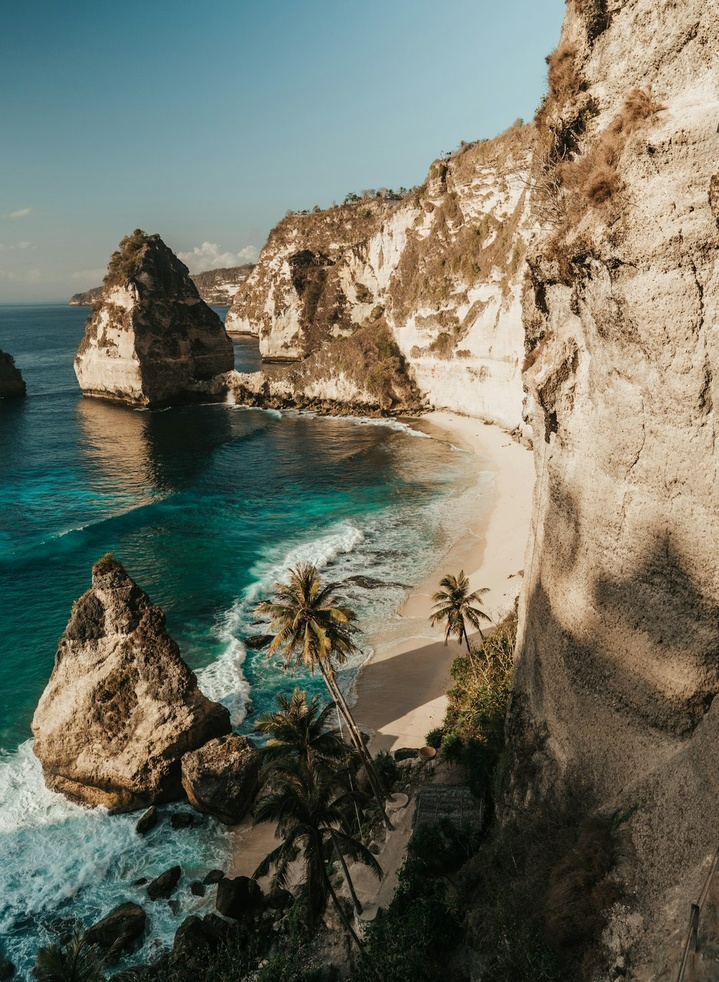
#> input picture ch_03/img/img_001.jpg, 719 x 982 px, shrunk from 1080 x 1476 before the run; its folder holds only this picture in this run
$ python step_3_1.py
#> lines starting #> are read from the running program, lines starting #| are printed output that depends on the picture
from pathlib import Path
from PIL import Image, ImageOps
from step_1_1 import IMG_DIR, OUT_DIR

ROWS, COLS = 1, 8
W_IMG, H_IMG = 500, 500
W_BG, H_BG = COLS * W_IMG, ROWS * H_IMG
start_x, start_y = 0, 0
img_bg = Image.new(mode="RGB", size=(W_BG, H_BG))
#> img_bg: PIL image 4000x500 RGB; every value is 0
path_sorted = sorted(Path(IMG_DIR).glob("*.jpg"))
for path in path_sorted:
  img = Image.open(path)
#> img is the input picture: PIL image 719x982 RGB; mean R, G, B 111.6, 113.1, 98.8
  img_fit = ImageOps.fit(img, (W_IMG, H_IMG))
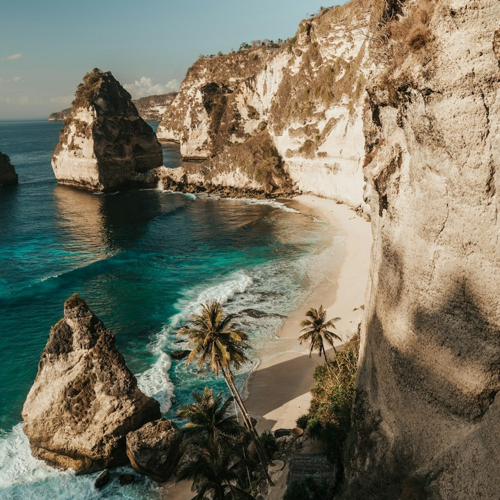
#> img_fit: PIL image 500x500 RGB; mean R, G, B 119.4, 115.8, 97.5
  img_bg.paste(img_fit, box=(start_x, start_y))
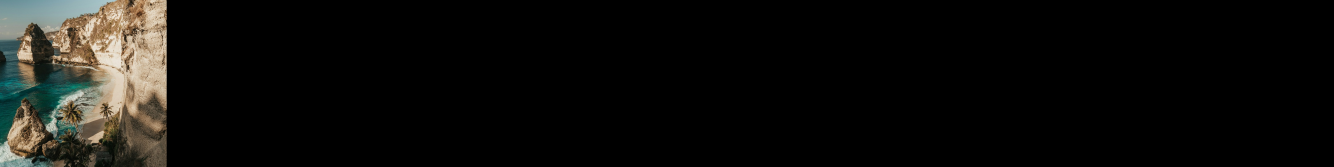
#> img_bg: PIL image 4000x500 RGB (shown at 1/3 size); mean R, G, B 14.9, 14.5, 12.2
  start_x += W_IMG

img_bg.save(OUT_DIR / f"{Path(__file__).stem}.jpg")

$ run again, on ch_03/img/img_005.jpg
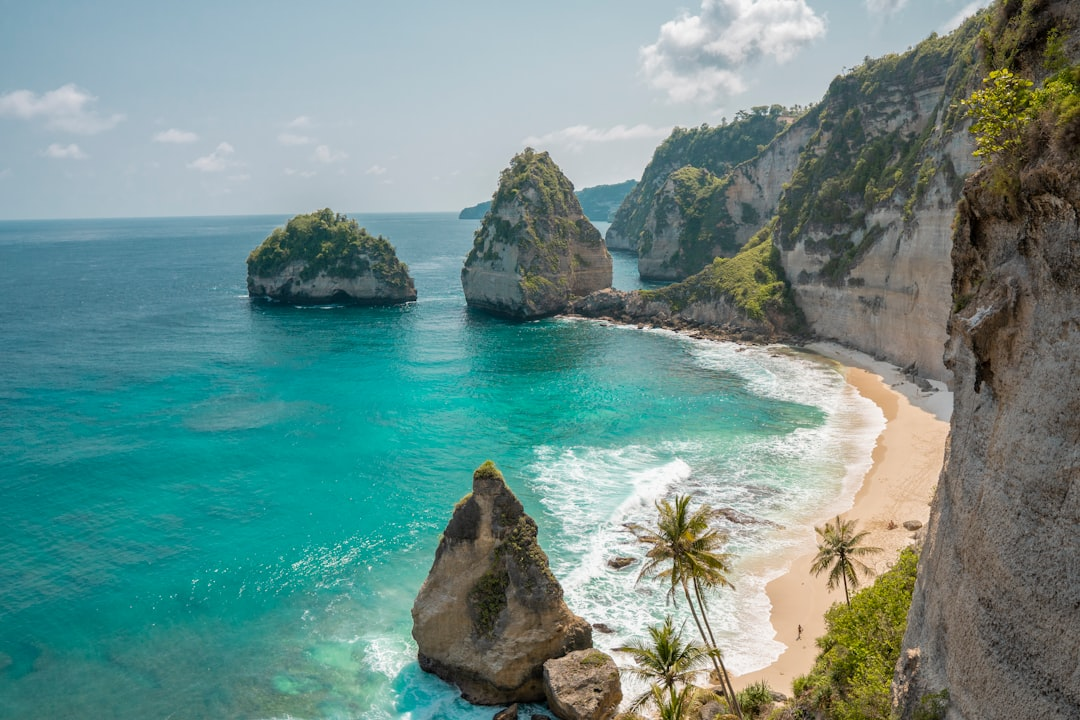
#> input picture ch_03/img/img_005.jpg, 1080 x 720 px
#> img is the input picture: PIL image 1080x720 RGB; mean R, G, B 108.3, 142, 137.3
#> `img_fit = ImageOps.fit(img, (W_IMG, H_IMG))`:
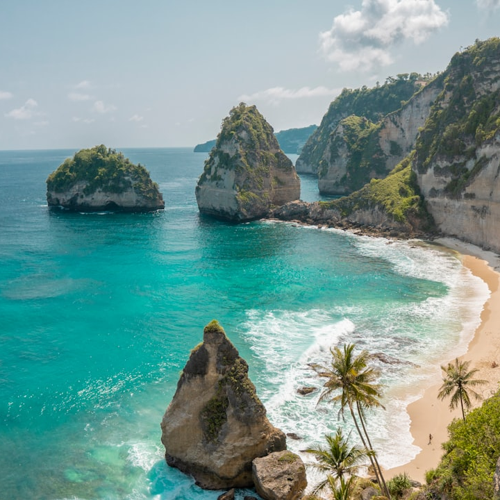
#> img_fit: PIL image 500x500 RGB; mean R, G, B 118.2, 153, 147.1
#> `img_bg.paste(img_fit, box=(start_x, start_y))`:
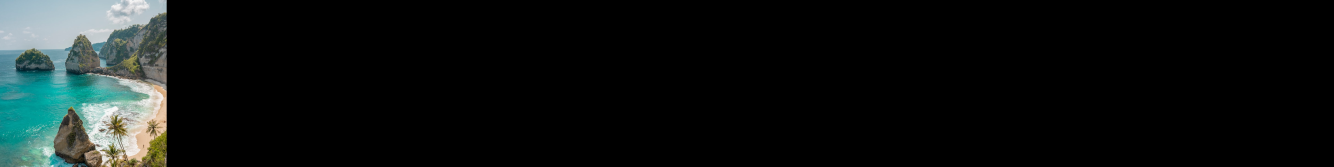
#> img_bg: PIL image 4000x500 RGB (shown at 1/3 size); mean R, G, B 14.8, 19.1, 18.4

$ run again, on ch_03/img/img_006.jpg
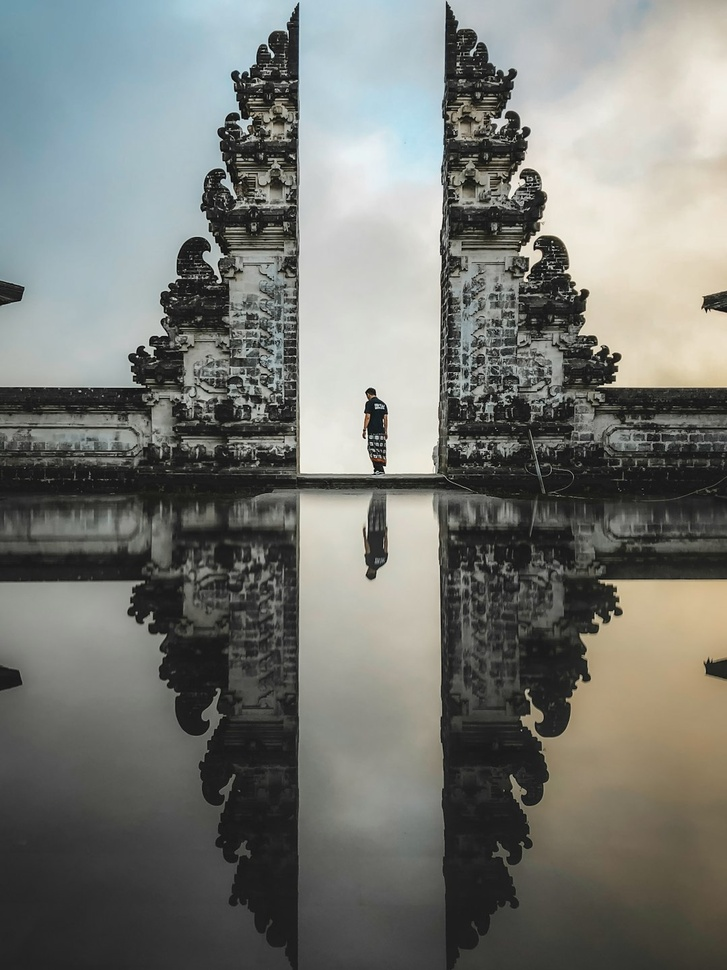
#> input picture ch_03/img/img_006.jpg, 727 x 970 px, shrunk from 1080 x 1440 before the run
#> img is the input picture: PIL image 727x970 RGB; mean R, G, B 118.6, 120.6, 115.8
#> `img_fit = ImageOps.fit(img, (W_IMG, H_IMG))`:
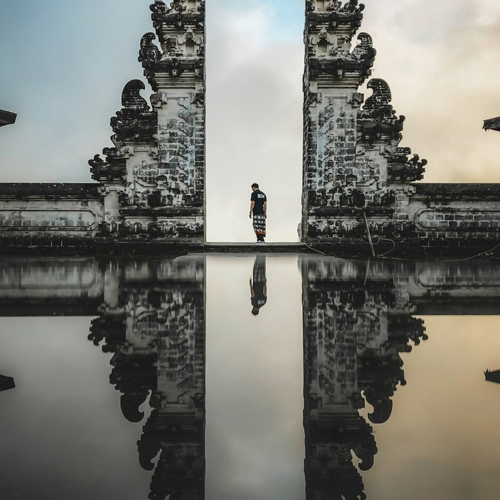
#> img_fit: PIL image 500x500 RGB; mean R, G, B 120.8, 121.1, 114.6
#> `img_bg.paste(img_fit, box=(start_x, start_y))`:
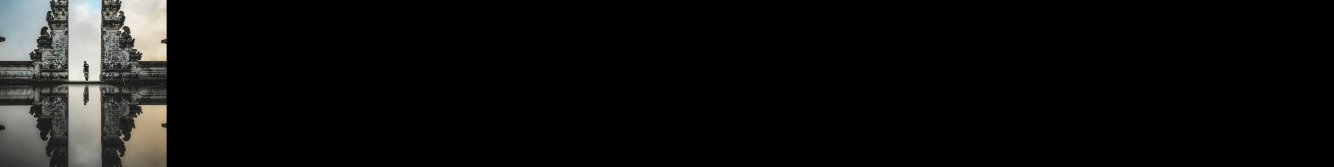
#> img_bg: PIL image 4000x500 RGB (shown at 1/3 size); mean R, G, B 15.1, 15.1, 14.3

$ run again, on ch_03/img/img_007.jpg
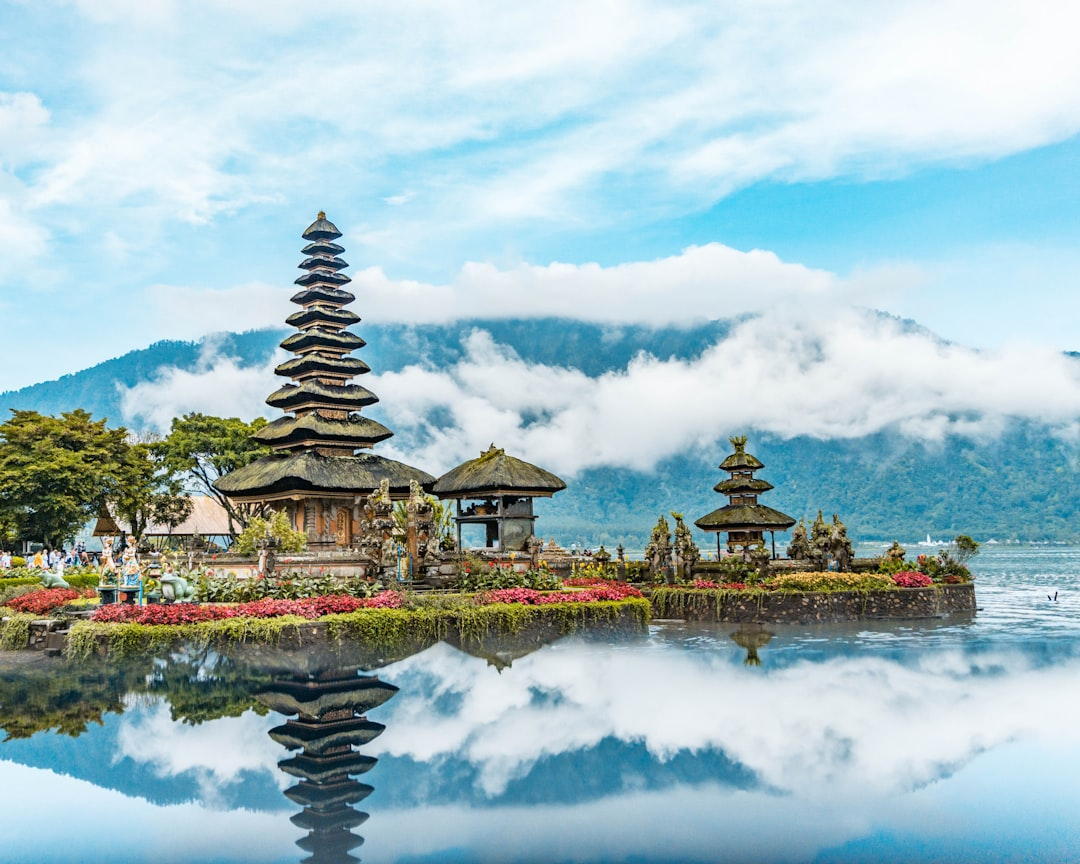
#> input picture ch_03/img/img_007.jpg, 1080 x 864 px
#> img is the input picture: PIL image 1080x864 RGB; mean R, G, B 161.3, 187.3, 193.2
#> `img_fit = ImageOps.fit(img, (W_IMG, H_IMG))`:
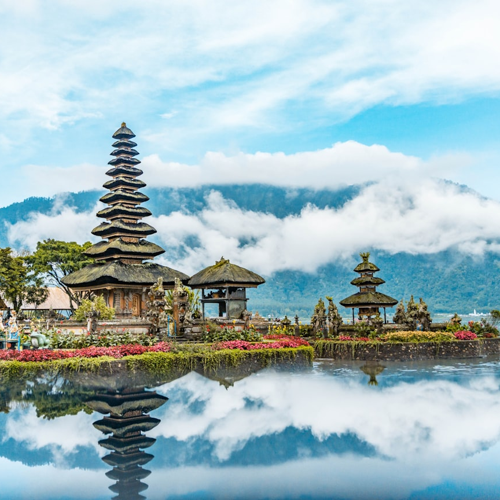
#> img_fit: PIL image 500x500 RGB; mean R, G, B 160.8, 185.4, 191
#> `img_bg.paste(img_fit, box=(start_x, start_y))`:
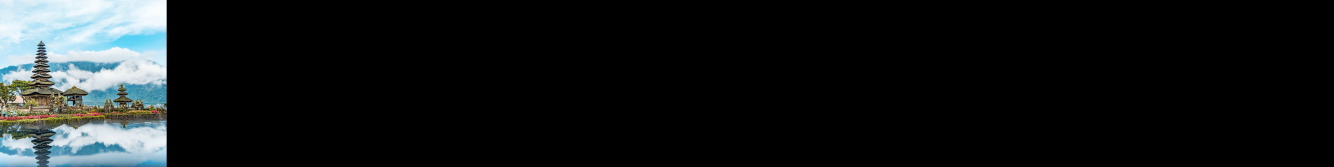
#> img_bg: PIL image 4000x500 RGB (shown at 1/3 size); mean R, G, B 20.1, 23.2, 23.9

$ run again, on ch_03/img/img_002.jpg
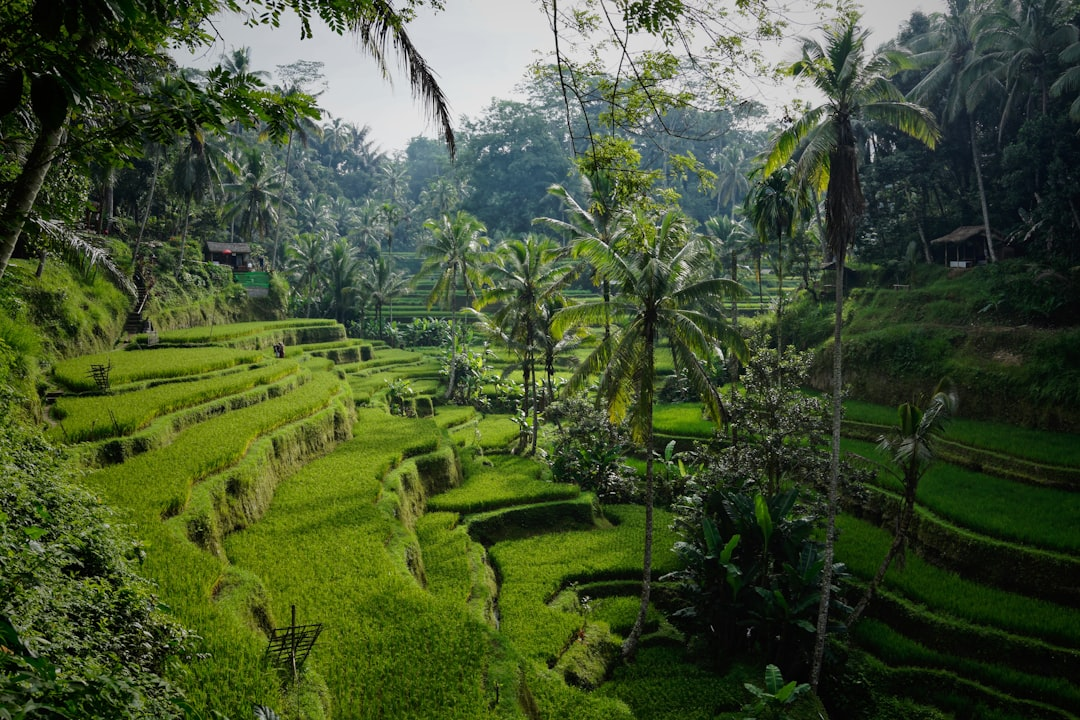
#> input picture ch_03/img/img_002.jpg, 1080 x 720 px
#> img is the input picture: PIL image 1080x720 RGB; mean R, G, B 68.4, 82.9, 49.7
#> `img_fit = ImageOps.fit(img, (W_IMG, H_IMG))`:
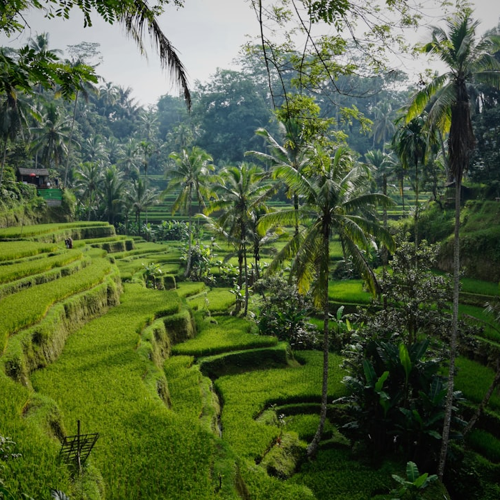
#> img_fit: PIL image 500x500 RGB; mean R, G, B 82.2, 97.5, 61.4
#> `img_bg.paste(img_fit, box=(start_x, start_y))`:
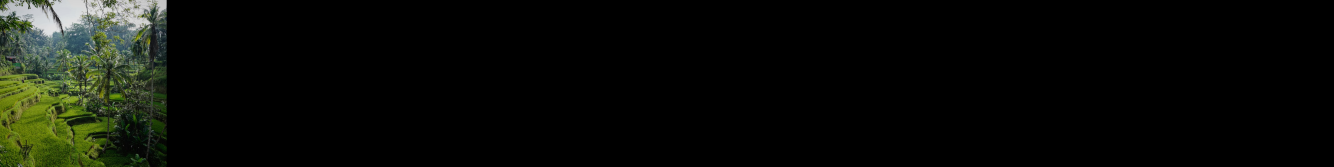
#> img_bg: PIL image 4000x500 RGB (shown at 1/3 size); mean R, G, B 10.3, 12.2, 7.7
